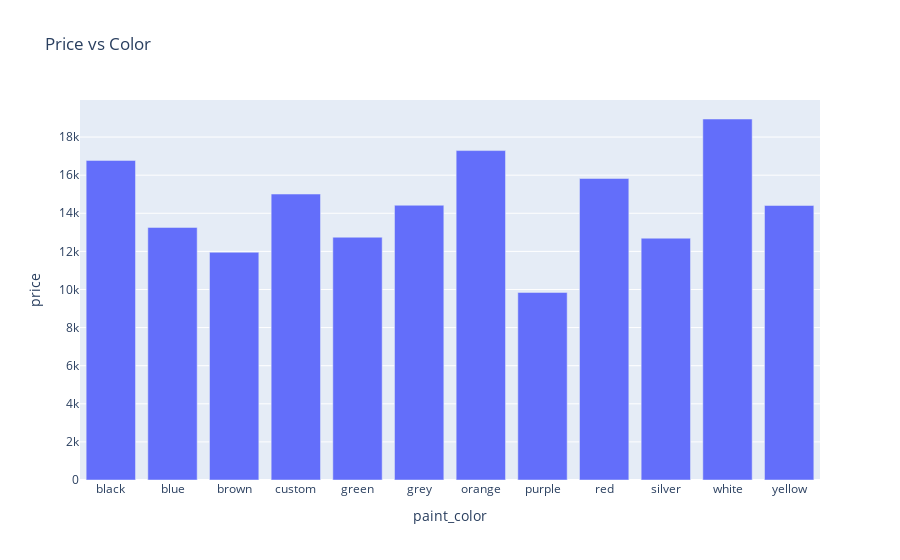

Notebook code for this chart:
### Code cell
px.bar(cars_price_vs_color, x = cars_price_vs_color.index, y = "price", title = "Price vs Color" )

### Figure 1 — Plotly figure (JSON) as saved in the notebook; plotly's stock layout.template omitted (floating-point values rounded to 4 significant figures)
{"data": [{"alignmentgroup": "True", "hovertemplate": "paint_color=%{x}<br>price=%{y}<extra></extra>", "legendgroup": "", "marker": {"color": "#636efa", "pattern": {"shape": ""}}, "name": "", "offsetgroup": "", "orientation": "v", "showlegend": false, "textposition": "auto", "type": "bar", "x": ["black", "blue", "brown", "custom", "green", "grey", "orange", "purple", "red", "silver", "white", "yellow"], "xaxis": "x", "y": [16780.0, 13260.0, 11950.0, 15010.0, 12740.0, 14420.0, 17290.0, 9844.0, 15830.0, 12690.0, 18950.0, 14410.0], "yaxis": "y"}], "layout": {"barmode": "relative", "legend": {"tracegroupgap": 0}, "title": {"text": "Price vs Color"}, "xaxis": {"anchor": "y", "domain": [0, 1], "title": {"text": "paint_color"}}, "yaxis": {"anchor": "x", "domain": [0, 1], "title": {"text": "price"}}}}
